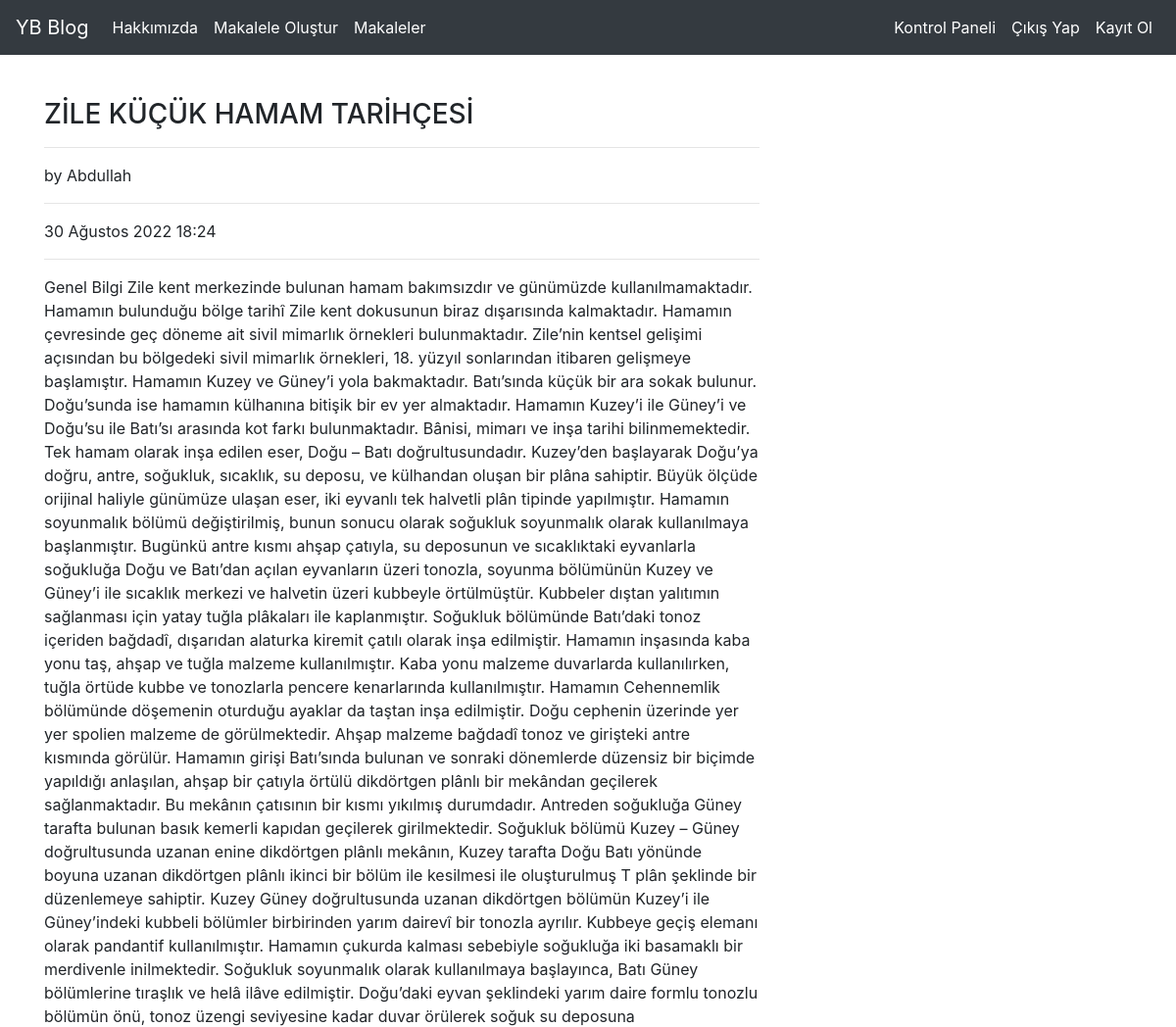
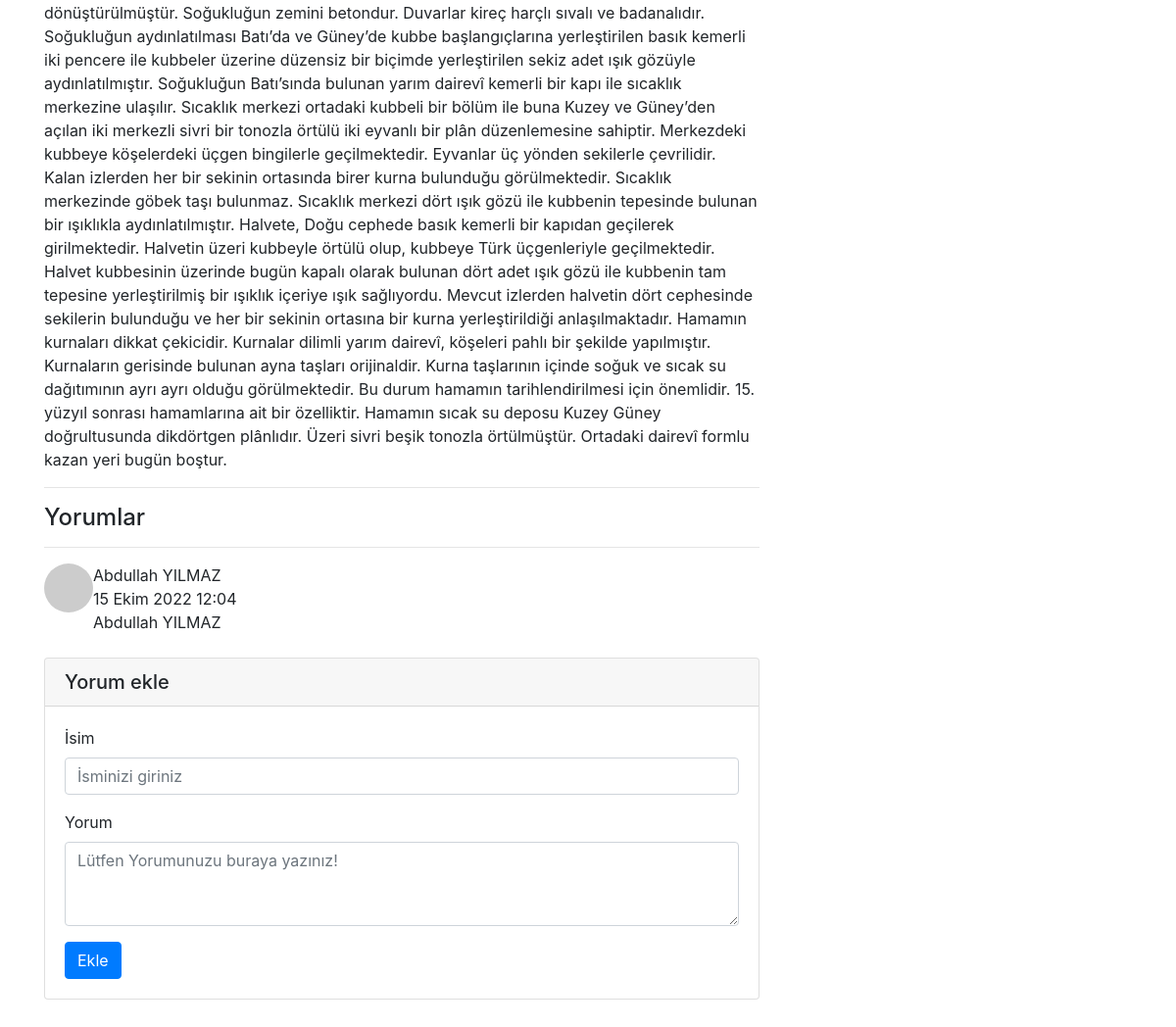
/articles/article/10 (signed in), run on the app's committed database (2 pictures, top to bottom).
### article/models.py (models this page shows, shortened)
class Article(models.Model):
    author = models.ForeignKey("auth.User",on_delete=models.CASCADE,verbose_name="Yazar")#user tablosunu işaret etmek için foreignkey diyoruz ve on_delete komutu userimiz yani kullanıcı silinirse kullanıcının oluşturduğu verilerde silinsin amacıyla kullanılıyor verbose_name="Yazar" komutu başlığı yazar olarak değiştiriyor
    title=models.CharField(max_length=50,verbose_name="Başlık")
    content=RichTextField()
    created_date = models.DateTimeField(auto_now_add=True,verbose_name="Oluşturulma Tarihi")#o anki tarihi otomatik ekleyecek şimdi admin paneline admin.py dosyasında ekleyelim
    article_image= models.FileField(blank=True,null=True,verbose_name="Makaleye Fotoğraf Ekleyin")#model değiştiği için terminalde  python manage.py makemigrations komutuyla django ya söylemeliyiz veritabanına işlemek içinde  python manage.py migrate komutunu yazalım
    class Meta():#makaleleri tarihe göre sıralamak için Meta clasını kullanalım django daki meta ordering e bakalım
       ordering=['-created_date'] #başına "-" koyduğumuzda en son eklenen makale ilk önce gösterilir ve model değiştiği için djanya komut isteminde makemigrations  komutuyla söyleyip migrate ile veri tabanına kaydedelim.

class Comment(models.Model):#Makaleye yorum özelliği eklemek için herbir makalemin postları olacak o yüzden comment class ı oluşturalım
    article=models.ForeignKey(Article,on_delete=models.CASCADE,verbose_name="Makale",related_name="comments")#herbir article in bir çok commenti olabilir ForeignKey yardımıyla commentlerimizi buradaki article lere bağlayacağız.related_name i comments diye isimlendirirsek ilerde bir article aldığımızda article.comments dediğimizde comments tablosuna erişebilirim.
    comment_author=models.CharField(max_length=50,verbose_name="İsim")
    comment_content=models.CharField(max_length=200,verbose_name="Yorum")
    comment_date=models.DateTimeField(auto_now_add=True)#Yorum yapacak isim konu ekledik şimdi admin panelinde göstermek için admin.py de gösterelim
    class Meta():
        ordering=['-comment_date']

### article/views.py (the view)
# urls.py: path('article/<int:id>', views.detail,name="detail"),#article detay sayfasına gitmek steyince id ye git ve detail.html de tanımladığım gibi id si ne ise sayfayı getir(http://localhost:8000/articles/ar
@login_required(login_url="user:login")
def detail(request,id):
    article=get_object_or_404(Article,id=id)#id si olan sayfayı görüntülemek istersek(sayfa varsa) sayfa görünecek yoksa 404 hatası verecek
    comments=article.comments.all()#models.py de oluşan article içindeki comment leri alıp "comments":comments şeklinde temlates a gönder
    return render(request,"detail.html",{"article":article,"comments":comments})

### templates/detail.html (shortened to what this page needs)
{% extends "layout.html"%}
{% block body %}
<div class="row">
    <div class="col-lg-8">
        <article>
            <header
                <h3 class="fw-bolder mb-8">{{article.title}}</h3>
                <hr>
                <p>
                by
                {{article.author.username}}
                </p>
                <hr>
                <p>{{article.created_date}}</p>
                <hr>
            </header>
            <p class="lead">{{article.content|safe}}</p>
        </article>
            <hr>
            <h4>Yorumlar</h4>
            <hr>
            {% if comments %}
            {% for comment in comments %}
            <div class="d-flex">
                <div class="flex-shrink-0"><img class="rounded-circle" src="https://dummyimage.com/50x50/ced4da/6c757d.jpg" alt="..." /></div>
                <div class="ms-3">
                    <div class="fw-bold">{{comment.comment_author}}</div>
                    {{comment.comment_date}}<br>
                    {{comment.comment_content}}
                </div>
            </div>
            {% endfor %}
            {% else %}
                <div class="alert alert-danger">
                Bu makaleye herhangi bir yorum yazılmamış... ilk yorum yapan siz olun.
                </div>
            {% endif %}
            <div class="card my-4">
                <h5 class="card-header">Yorum ekle</h5>
                <div class="card-body"
                    <form method="post" action="{% url 'article:comment' article.id %}">
                        <div class="form-group">
                            <label for="formGroupExampleInput">İsim</label>
                            <input type="text" class="form-control" id="formGroupExampleInput" placeholder="İsminizi giriniz">
                        </div>
                        <div class="form-group">
                                <label for="formGroupExampleInput">Yorum</label>
                            <textarea name="comment_content" class="form-control" rows="3" placeholder="Lütfen Yorumunuzu buraya yazınız!"></textarea>
                        </div>
                        <button type="submit" class="btn btn-primary" >Ekle</button>
                </div>
            </div>
{% endblock body %}

### data on the page
Article: title "ZİLE KÜÇÜK HAMAM TARİHÇESİ", author.username "Abdullah", created_date "30 Ağustos 2022 18:24", content "Genel Bilgi Zile kent merkezinde bulunan hamam bakımsızdır ve günümüzde kullanılmamaktadır. Hamamın bulunduğu bölge tarihî Zile kent dokusunun biraz dışarısında kalmaktadır. Hamamın çevresinde geç döneme ait sivil mimarlık örnekleri bulunmaktadır. Zile’nin kentsel gelişimi açısından bu bölgedeki sivil mimarlık örnekleri, 18. yüzyıl sonlarından itibaren gelişmeye başlamıştır. Hamamın Kuzey ve Güney’i yola bakmaktadır. Batı’sında küçük bir ara sokak bulunur. Doğu’sunda ise hamamın külhanına bitişik bir ev yer almaktadır. Hamamın Kuzey’i ile Güney’i ve Doğu’su ile Batı’sı arasında kot farkı bulunmaktadır. Bânisi, mimarı ve inşa tarihi bilinmemektedir. Tek hamam olarak inşa edilen eser, Doğu –…"
Comment: comment_author "Abdullah YILMAZ", comment_date "15 Ekim 2022 12:04", comment_content "Abdullah YILMAZ"
